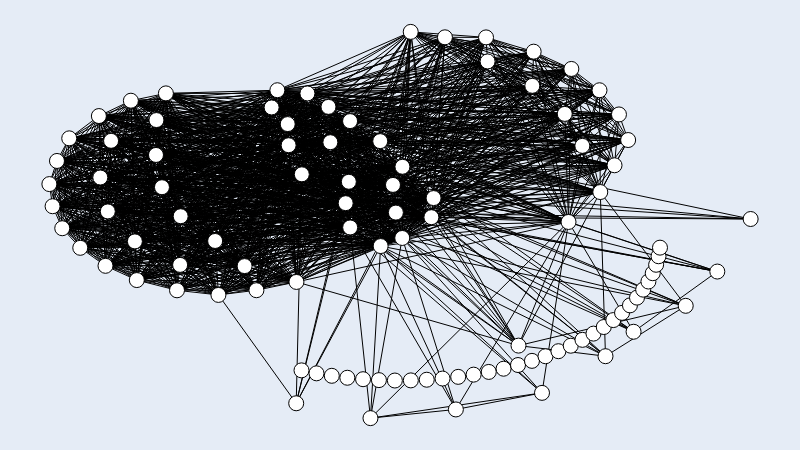

Write notebook code for a chart like this one.
### Code cell
# Rede one-mode (linguagens a partir dos repos)
onemode_repos_g = fm.load('data/repos_langs_onemode.gml')

# Visualization
onemode_repos_g.set_all_nodes('size', (15))
onemode_repos_g.set_all_nodes('labpos', 'hover')

for n in onemode_repos_g.nodes:
    onemode_repos_g.nodes[n]['label'] = n

onemode_repos_g.move('kamada_kawai')
onemode_repos_g.draw()

### Figure 1 — Plotly figure (JSON) as saved in the notebook; plotly's stock layout.template omitted (floating-point values rounded to 4 significant figures; data arrays with more than 128 entries replaced by an {"elided": "..."} marker saying what was removed)
{"data": [{"hoverinfo": "none", "line": {"color": "rgb(0, 0, 0)", "dash": "solid", "width": 1}, "mode": "lines", "type": "scatter", "x": {"elided": "4521 float values"}, "y": {"elided": "4521 float values"}}, {"hoverinfo": "text", "marker": {"color": "rgb(255, 255, 255)", "line": {"color": "rgb(0, 0, 0)", "width": 1}, "size": 15, "symbol": "circle"}, "mode": "markers", "text": ["Jupyter Notebook", "Python", "JavaScript", "C++", "Shell", "MATLAB", "HTML", "Java", "CSS", "Dockerfile", "Go", "Makefile", "Smarty", "TypeScript", "Inno Setup", "Batchfile", "PowerShell", "Groovy", "Ruby", "Objective-C", "Objective-C++", "Clojure", "Perl 6", "PHP", "Visual Basic", "Perl", "C", "F#", "CoffeeScript", "Rust", "C#", "R", "Roff", "ShaderLab", "Swift", "Lua", "HLSL", "Hack", "LLVM", "Assembly", "CMake", "Cuda", "OCaml", "Awk", "M4", "TeX", "Emacs Lisp", "Smalltalk", "Pawn", "Cool", "Vim script", "Fortran", "Mathematica", "M", "SuperCollider", "Common Lisp", "AppleScript", "Mercury", "Pascal", "Forth", "RenderScript", "DTrace", "Logos", "V", "Vue", "PLpgSQL", "TSQL", "ASP", "XSLT", "Kotlin", "Prolog", "B+NULL", "Dart", "Protocol Buffer", "Tcl", "DIGITAL Command Language", "SQLPL", "GLSL", "OpenEdge ABL", "Metal", "PostScript", "HCL", "XML", "ANTLR", "Thrift", "Lex", "Scala", "D", "Haskell", "IDL", "Yacc", "Nginx", "COBOL", "SaltStack", "Crystal", "PLSQL", "Puppet", "GAP", "Gherkin", "Boo", "Gnuplot", "Erlang", "1C Enterprise"], "textfont": {"color": "rgb(0, 0, 0)"}, "textposition": "middle center", "type": "scatter", "x": [0.669, 0.5479, 0.5032, 0.5035, 0.5447, 0.3523, 0.4724, 0.7403, 0.4289, 0.427, 0.4718, 0.4941, 1, 0.8059, 0.76, 0.36, 0.8253, 0.7349, 0.7856, 0.4288, 0.4007, 0.8122, 0.7845, 0.49, 0.6887, 0.398, 0.4225, 0.7444, 0.6249, 0.368, 0.3251, 0.3169, 0.3399, 0.6906, 0.3412, 0.6227, 0.5641, 0.5153, 0.1527, 0.2411, 0.1662, 0.1162, 0.152, 0.0706, 0.02831, 0.08798, 0.01085, 0.0726, 0, 0.004571, 0.08333, 0.01835, 0.04403, 0.08003, 0.1247, 0.182, 0.1864, 0.1219, 0.1872, 0.2784, 0.2952, 0.2364, 0.1605, 0.352, 0.4579, 0.5797, 0.7025, 0.7931, 0.9074, 0.8331, 0.9525, 0.3595, 0.3809, 0.4027, 0.4249, 0.4473, 0.47, 0.4927, 0.5154, 0.5381, 0.5607, 0.583, 0.605, 0.6266, 0.6477, 0.6683, 0.6882, 0.7074, 0.7259, 0.7435, 0.7602, 0.7759, 0.7906, 0.8042, 0.8166, 0.8279, 0.838, 0.8468, 0.8542, 0.8604, 0.8652, 0.8687, 0.8708], "y": [0.1877, 0.5697, 0.4664, 0.6507, 0.5202, 0.3526, 0.4455, 0.5079, 0.4936, 0.6119, 0.7171, 0.5321, 0.5155, 0.6546, 0.7049, 0.6312, 0.72, 0.7876, 0.5853, 0.7689, 0.7143, 0.7862, 0.8488, 0.6038, 0.8603, 0.8058, 0.5565, 0.904, 0.9234, 0.8406, 0.8489, 0.8043, 0.7613, 0.9488, 0.7065, 0.9857, 0.9859, 1, 0.7717, 0.319, 0.8407, 0.8218, 0.6814, 0.7821, 0.7244, 0.7179, 0.6658, 0.6229, 0.6059, 0.5486, 0.5352, 0.4916, 0.4409, 0.3943, 0.3574, 0.3309, 0.3967, 0.4576, 0.5227, 0.3936, 0.3311, 0.4587, 0.5978, 0.03843, 0, 0.02246, 0.06539, 0.1603, 0.2908, 0.2236, 0.3794, 0.1237, 0.116, 0.1096, 0.1045, 0.1008, 0.09839, 0.09736, 0.0977, 0.0994, 0.1025, 0.1068, 0.1126, 0.1196, 0.1279, 0.1375, 0.1482, 0.1602, 0.1733, 0.1875, 0.2026, 0.2188, 0.2359, 0.2538, 0.2725, 0.2919, 0.312, 0.3326, 0.3537, 0.3752, 0.397, 0.4191, 0.4414]}, {"hoverinfo": "none", "mode": "text", "text": {"elided": "1507 null values"}, "textfont": {"color": "rgb(0, 0, 0)"}, "textposition": "middle center", "type": "scatter", "x": {"elided": "1507 float values"}, "y": {"elided": "1507 float values"}}, {"hoverinfo": "none", "marker": {"color": "rgba(255, 255, 255, 0.0)", "line": {"color": "rgba(255, 255, 255, 0.0)", "width": 0}, "size": 0, "symbol": "circle"}, "mode": "markers", "type": "scatter", "x": [0.5, 0, 1, 0.5], "y": [0, 0.5, 0.5, 1]}], "layout": {"height": 450, "margin": {"b": 0, "l": 0, "r": 0, "t": 0}, "showlegend": false, "width": 800, "xaxis": {"showgrid": false, "showticklabels": false, "zeroline": false}, "yaxis": {"showgrid": false, "showticklabels": false, "zeroline": false}}}
